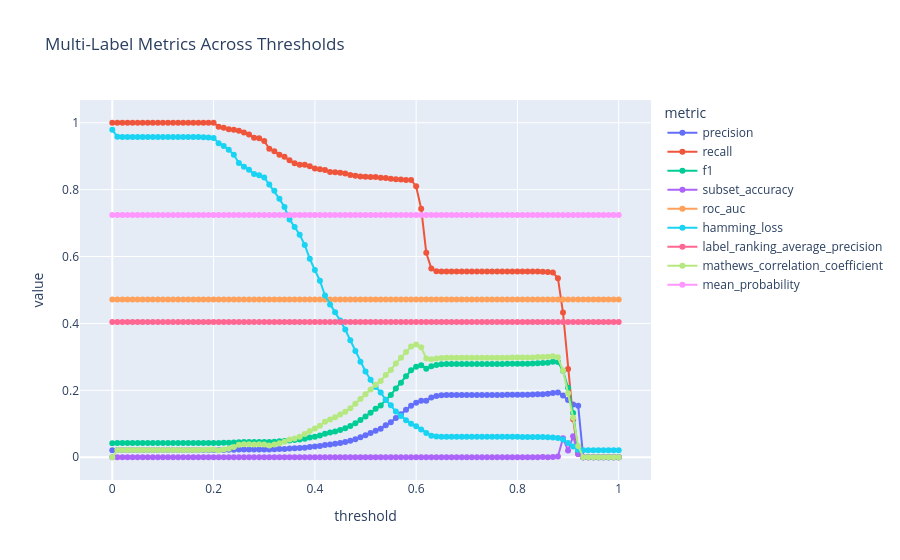

Write notebook code for a chart like this one.
### Code cell
df = pl.DataFrame(rows)

metric_cols = [c for c in df.columns if c != "threshold"]

df_long = df.unpivot(
    on=metric_cols, index="threshold", variable_name="metric", value_name="value"
)

# Plotly expects pandas df
fig = px.line(
    df_long.to_pandas(),
    x="threshold",
    y="value",
    color="metric",
    title="Multi-Label Metrics Across Thresholds",
    markers=True,
)

target_metric = "f1"

best_threshold = (
    df.sort(target_metric, descending=True)
      .select("threshold")
      .head(1)
      .item()
)

best_metric_value = (
    df.sort(target_metric, descending=True)
      .select(target_metric)
      .head(1)
      .item()
)

Console.info(
    f"Best threshold: {best_threshold:.2f} with {target_metric}: {best_metric_value:.4f}"
)
fig.show()
